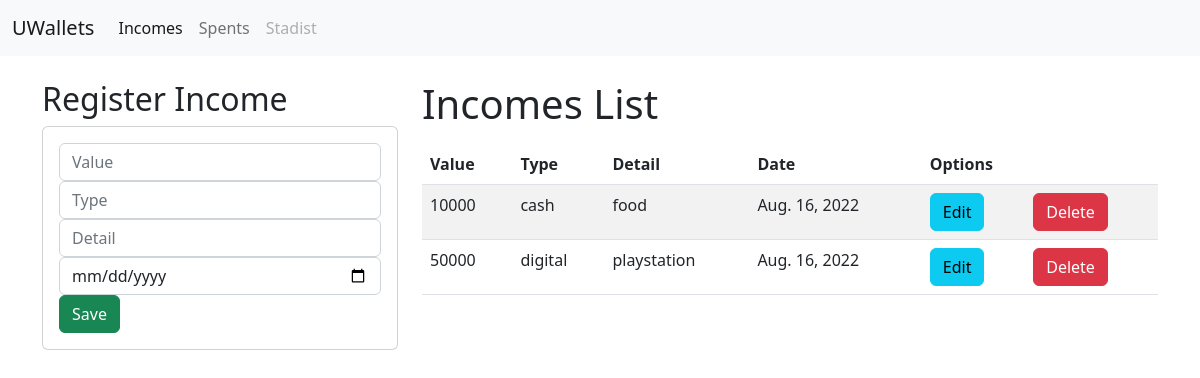
The app's page /income/ with its own data.
### wallet/models.py (models this page shows, shortened)
class Income (models.Model):
    value_income = models.IntegerField(default=0)
    type_income = models.CharField(default= "", max_length=200)
    detail_income = models.CharField(max_length=200)
    date_income = models.DateField('Income date.')

### wallet/views.py (the view)
# urls.py: path('income/', views.income_view, name = 'register_income'),
def income_view(request):
    incomes = Income.objects.all()
    return render(request, 'income/register_income.html', {'incomeslist': incomes})

### wallet/templates/income/register_income.html
{% extends "./base.html" %} {% block title %} INCOMES {% endblock %} {% block body %}
<div class="row">
    <div class="co-sm-12 col-md-6 col-lg-4 col-xl-4">
        <h2>Register Income</h2>
        <div class="card">
            <div class="card-body">
                <form action="/registerincomes/" method="POST">{% csrf_token %}
                    <div class="form-group">
                        <input type="int" name="intvalue_income" class="form-control" placeholder="Value" min="1" required>
                    </div>
                    <div class="form-group">
                        <input type="text" name="txttype_income" class="form-control" placeholder="Type" minlength="6" required>
                    </div>
                    <div class="form-group">
                        <input type="text" name="txtdetail_income" class="form-control" placeholder="Detail" minlength="6" required>
                    </div>
                    <div class="form-group">
                        <input type="date" name="datedate_income" class="form-control" required>
                    </div>
                    <div class="form-group">
                        <button type="submit" class="btn btn-success btn-block" text-white>Save</button>
                    </div>
                </form>
            </div>
        </div>
    </div>
    <div class="co-sm-12 col-md-6 col-lg-8 col-xl-8">
        <h1>Incomes List</h1>
        <div class="table-responsive py-2">
            <table class="table table-striped">
                <thead>
                    <tr>
                        <th>Value</th>
                        <th>Type</th>
                        <th>Detail</th>
                        <th>Date</th>
                        <th colspan="2">Options</th>
                    </tr>
                </thead>
                <tbody>
                    {% for c in incomeslist %}
                    <tr>
                        <td>{{c.value_income}}</td>
                        <td>{{c.type_income}}</td>
                        <td>{{c.detail_income}}</td>
                        <td>{{c.date_income}}</td>
                        <td> <a href="editincome/{{c.id}}" class="btn btn-info">Edit</a></td>
                        <td> <a href="deleteincome/{{c.id}}" class="btn btn-danger">Delete</a></td>
                    </tr>
                    {% endfor %}
                </tbody>
            </table>
        </div>
    </div>
</div>
{% endblock %}

### records on screen
Income: value_income "10000", type_income "cash", detail_income "food", date_income "Aug. 16, 2022"
Income: value_income "50000", type_income "digital", detail_income "playstation", date_income "Aug. 16, 2022"
